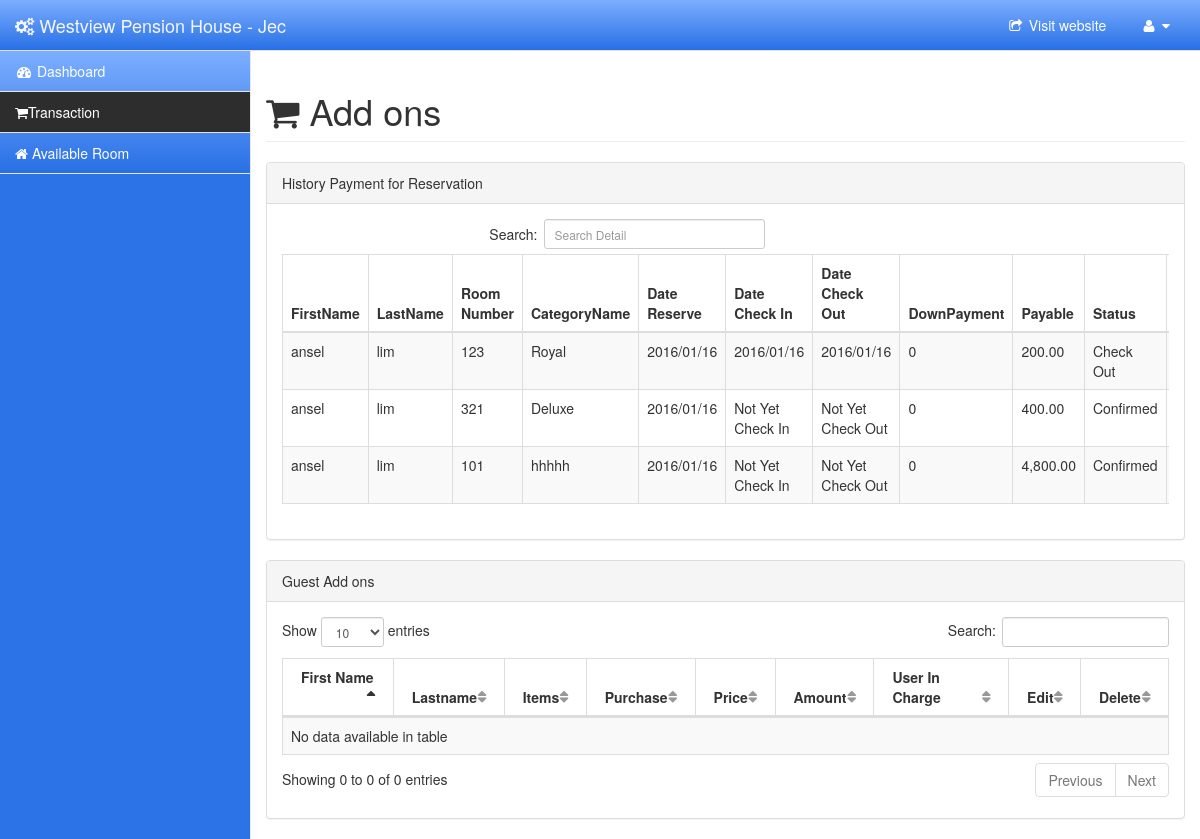
/adminpage/pages/transaction-staff.php (signed in), run on the app's committed database.
### tables this page shows
CREATE TABLE IF NOT EXISTS `tblusers` (
`Customer_ID` int(11) NOT NULL,
  `FirstName` varchar(20) NOT NULL,
  `LastName` varchar(20) NOT NULL,
  `Username` varchar(20) NOT NULL,
  `Password` varchar(255) NOT NULL,
  `Contact` varchar(20) NOT NULL,
  `Email` varchar(50) NOT NULL,
  `Gender` varchar(20) NOT NULL,
  `City` varchar(15) NOT NULL,
  `Country` varchar(20) NOT NULL,
  `Type` varchar(50) NOT NULL,
  `Active` varchar(255) NOT NULL,
  `Verification` int(11) NOT NULL,
  `Code` varchar(255) NOT NULL
);

CREATE TABLE IF NOT EXISTS `tbltransaction` (
`Reservation_ID` int(11) NOT NULL,
  `Customer_ID` int(11) NOT NULL,
  `DateReserve` date NOT NULL,
  `DateIn` date DEFAULT NULL,
  `DateOut` date DEFAULT NULL,
  `Amount` int(11) NOT NULL,
  `Status` varchar(255) NOT NULL,
  `UserInCharge` varchar(255) NOT NULL
);

CREATE TABLE IF NOT EXISTS `tblreservation` (
`Reservation_ID` int(11) NOT NULL,
  `Customer_ID` int(11) NOT NULL,
  `CategoryName` varchar(15) NOT NULL,
  `Room_ID` int(11) NOT NULL,
  `ReservationDate` date NOT NULL,
  `Arrival` date NOT NULL,
  `Departure` date NOT NULL,
  `NumberofDay` int(11) NOT NULL,
  `No_Adult` int(11) NOT NULL,
  `No_Child` int(11) NOT NULL,
  `Status` varchar(255) NOT NULL,
  `AddonPayable` int(11) NOT NULL,
  `Downpayment` int(15) NOT NULL,
  `Payable` int(15) NOT NULL,
  `Confirmation` varchar(15) NOT NULL,
  `transaction` varchar(255) DEFAULT NULL
);

### adminpage/pages/transaction-staff.php (the view, shortened to what this page needs)
<!DOCTYPE html>
<?php
include("../../actions/session.php");
if (!isset($login_session)) {
    header("Location: ../../index.php");
} else {
    $user_check=$_SESSION['Customerid'];
    $sql = "SELECT * FROM tblusers WHERE Customer_ID = '$user_check'";
    $result = $conn->query($sql);
    $row = $result->fetch_assoc();
    $user=$row['Username'];
}
?>
<html lang="en">
<head>
    <link href="../bower_components/bootstrap/dist/css/bootstrap.min.css" rel="stylesheet">
    <link href="../bower_components/metisMenu/dist/metisMenu.min.css" rel="stylesheet">
    <link href="../bower_components/datatables-plugins/integration/bootstrap/3/dataTables.bootstrap.css" rel="stylesheet">
    <link href="../bower_components/datatables-responsive/css/dataTables.responsive.css" rel="stylesheet">
    <link href="../dist/css/sb-admin-2.css" rel="stylesheet">
    <link href="../bower_components/font-awesome/css/font-awesome.min.css" rel="stylesheet" type="text/css">
</head>
<body>
   <div style="background-color: rgb(44, 115, 231);" id="wrapper">
        <nav class="navbar navbar-default navbar-static-top" role="navigation" style="margin-bottom: 0">
            <div class="navbar-header">
               <a class="navbar-brand"
                <?php if ($type=="Administrator"){echo 'href="../pages/index.php"';}else{echo 'href="../pages/index-staff.php"';}?>><span class="fa fa-cogs "></span> Westview Pension House - <?php echo ucfirst($user); ?></a>
            </div>
           <ul class="nav navbar-top-links navbar-right">
                <li class="dropdown">
                    <a href="../../index.php" target="_blank">
                        <i class="fa fa-share-square-o  fa-fw"></i> Visit website
                    </a>
                </li>
                <li class="dropdown">
                    <a class="dropdown-toggle" data-toggle="dropdown" href="#">
                        <i class="fa fa-user fa-fw"></i>  <i class="fa fa-caret-down"></i>
                    </a>
                </li>
            </ul>
            <div class="navbar-default sidebar" role="navigation">
                <div class="sidebar-nav navbar-collapse">
                    <ul class="nav" id="side-menu">
                        <li>
                            <a href="../pages/index-staff.php"><i class="fa fa-dashboard fa-fw"></i> Dashboard</a>
                        </li>
                        <li>
                         <a href="../pages/transaction-staff.php" class="active"><i class="fa fa-shopping-cart"></i>Transaction</a>
                        </li>
                        <li>
                         <a href="../room/availableroom.php" ><i class="fa fa-home"></i> Available Room</a>
                        </li>
                    </ul>
                </div>
            </div>
        </nav>
        <div id="page-wrapper">
            <div class="row">
                <div class="col-lg-13">
                    <h1 class="page-header"><i class="fa fa-shopping-cart"> </i> Add ons</h1>
                </div>
            </div>
               <div class="row">
                <div class="col-lg-13">
                    <div class="panel panel-default">
                        <div class="panel-heading">
                                  History Payment for Reservation
                        </div>
                        <div class="panel-body">
                            <div class="dataTable_wrapper" style="overflow:auto">
                                <div class="col-sm-6"><div id="dataTables-example_filter" class="dataTables_filter"><label>Search:<input type="text" class="form-control input-sm search" id="searchid" placeholder="Search Detail"></label></div></div>
                               <table class="table table-striped table-bordered table-hover"  style="width:1580px;">
                                    <thead>
                                       <th>FirstName</th>
                                            <th>LastName</th>
                                             <th>Room Number</th>
                                             <th>CategoryName</th>
                                             <th>Date Reserve</th>
                                             <th>Date Check In</th>
                                             <th>Date Check Out</th>
                                             <th>DownPayment</th>
                                             <th>Payable</th>
                                             <th>Status</th>
                                             <th>User In Charge</th>
                                    </thead>
                                    <tbody id="result">
                                    <?php
                                    include('../../connection.php');
                                    $sql = "select tblusers.Customer_ID,tbltransaction.Reservation_ID,tblreservation.Status,tblreservation.Confirmation,tblreservation.Downpayment,tblusers.FirstName,tblusers.LastName,tbltransaction.DateReserve,tbltransaction.DateIn,tbltransaction.DateOut,tbltransaction.DateOut,tbltransaction.UserInCharge,tbltransaction.Amount,tblreservation.CategoryName,tblreservation.Room_ID,tblreservation.Status
                                            from tbltransaction INNER JOIN tblreservation on tbltransaction.Reservation_ID=tblreservation.Reservation_ID
                                            INNER JOIN tblusers on tbltransaction.Customer_ID=tblusers.Customer_ID ";
                                    $dresult = $conn->query($sql);
                                    if ($dresult->num_rows>0) {
                                        while ($row = $dresult->fetch_assoc()) {
                                            $daterreserve=date_create($row['DateReserve']);
                                            $arrival=date_create($row['DateIn']);
                                            $departure=date_create($row['DateOut']);
                                                echo "<tr>
                                                <td> ".$row["FirstName"]." </td>
                                                <td> ".$row["LastName"]. "</td>
                                                <td> ".$row["Room_ID"]." </td>
                                               <td> ".$row["CategoryName"]." </td>
                                                <td> ".date_format($daterreserve,'Y/m/d')." </td>";
                                                if ($row['DateIn']=="0000-00-00")
                                               {
                                                echo "<td>Not Yet Check In</td>";
                                               }
                                               else
                                               {
                                                echo " <td> ".date_format($arrival,'Y/m/d')." </td>";
                                               }
                                               if ($row['DateOut']=="")
                                               {
                                                echo "<td>Not Yet Check Out</td>";
                                               }
                                               else
                                               {
                                                echo " <td> ".date_format($departure,'Y/m/d')." </td>";
                                               }
                                                echo  "<td> ".$row["Downpayment"]. "</td>
                                                <td> ".number_format($row["Amount"],2). "</td>
                                                <td> ".$row["Status"]." </td>
                                                <td> ".$row["UserInCharge"]." </td>";
                                                if ($row['Status']=="Cancelled" || $row['Status']=="Check Out")
                                                {
                                                 echo "<td><a class='btn btn-danger transfer'><span>Cancel</span></a></td>";
                                                }
                                                else
                                                {
                                                echo "</tr>";
                                                }
                                        }
                                    }
                                            ?>
                                    </tbody>
                                </table>
                            </div>
                        </div>
                         </div>
                <div class="col-lg-13">
                    <div class="panel panel-default">
                        <div class="panel-heading">
                            Guest Add ons
                        </div>
                        <div class="panel-body">
                            <div class="dataTable_wrapper" style="overflow: auto">
                                <table class="table table-striped table-bordered table-hover" id="dataTables-example">
                                    <thead>
                                        <tr>
                                            <th>First Name</th>
                                            <th>Lastname</th>
                                            <th>Items</th>
                                            <th>Purchase</th>
                                            <th>Price</th>
                                            <th>Amount</th>
                                            <th>User In Charge</th>
                                            <th>Edit</th>
                                            <th>Delete</th>
                                        </tr>
                                    </thead>
                                    <tbody>
                                    </tbody>
                                </table>
                            </div>
                    </div>
                </div>
            </div>
            </div>

### data on the page
tblusers: Username "Jec"
tbltransaction: tblusers.FirstName "ansel", tblusers.LastName "lim", tblreservation.Room_ID "123", tblreservation.CategoryName "Royal", DateReserve "2016/01/16", DateIn "2016/01/16", DateOut "2016/01/16", tblreservation.Downpayment "0", Amount "200.00", tblreservation.Status "Check Out"
tbltransaction: tblusers.FirstName "ansel", tblusers.LastName "lim", tblreservation.Room_ID "321", tblreservation.CategoryName "Deluxe", DateReserve "2016/01/16", DateIn "Not Yet Check In", shows "Not Yet Check Out", tblreservation.Downpayment "0", Amount "400.00", tblreservation.Status "Confirmed"
tbltransaction: tblusers.FirstName "ansel", tblusers.LastName "lim", tblreservation.Room_ID "101", tblreservation.CategoryName "hhhhh", DateReserve "2016/01/16", DateIn "Not Yet Check In", shows "Not Yet Check Out", tblreservation.Downpayment "0", Amount "4,800.00", tblreservation.Status "Confirmed"
